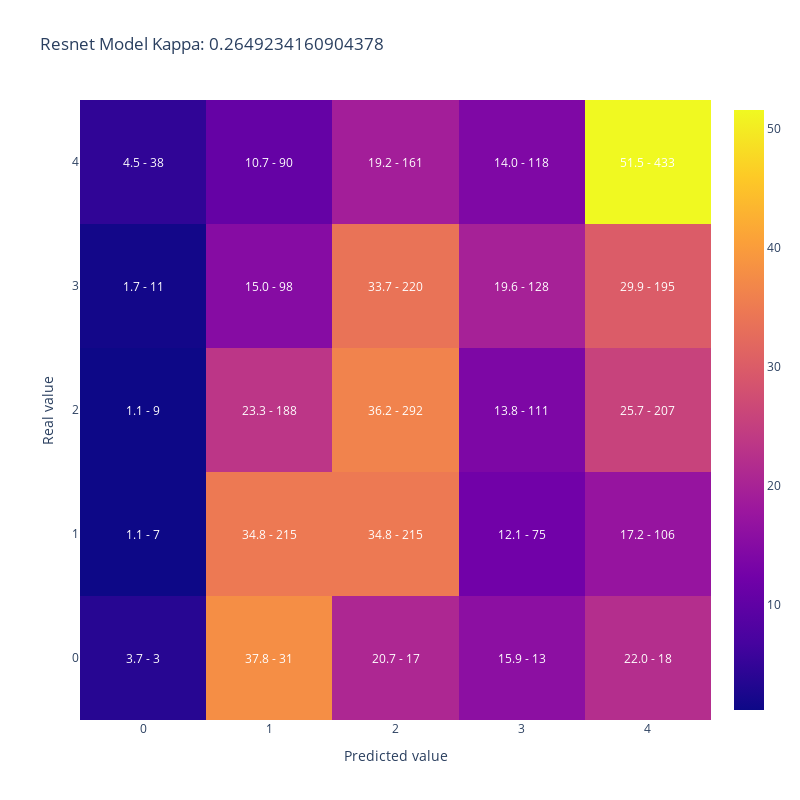

Notebook code for this chart:
### Code cell
plot_confusion_matrix(merged_datasets['AdoptionSpeed'],
                      merged_datasets['resnet_pred'], 
                    title = 'Resnet Model Kappa: ' + str(cohen_kappa_score(merged_datasets['AdoptionSpeed'],
                                                                    merged_datasets['resnet_pred'], 
                                                                    weights='quadratic')))

### Figure 1 — Plotly figure (JSON) as saved in the notebook; plotly's stock layout.template omitted (floating-point values rounded to 4 significant figures)
{"data": [{"type": "heatmap", "x": [0, 1, 2, 3, 4], "y": [0, 1, 2, 3, 4], "z": [[3.659, 37.8, 20.73, 15.85, 21.95], [1.133, 34.79, 34.79, 12.14, 17.15], [1.115, 23.3, 36.18, 13.75, 25.65], [1.687, 15.03, 33.74, 19.63, 29.91], [4.524, 10.71, 19.17, 14.05, 51.55]]}], "layout": {"annotations": [{"font": {"color": "white"}, "showarrow": false, "text": "3.7 - 3", "x": 0, "xref": "x", "y": 0, "yref": "y"}, {"font": {"color": "white"}, "showarrow": false, "text": "37.8 - 31", "x": 1, "xref": "x", "y": 0, "yref": "y"}, {"font": {"color": "white"}, "showarrow": false, "text": "20.7 - 17", "x": 2, "xref": "x", "y": 0, "yref": "y"}, {"font": {"color": "white"}, "showarrow": false, "text": "15.9 - 13", "x": 3, "xref": "x", "y": 0, "yref": "y"}, {"font": {"color": "white"}, "showarrow": false, "text": "22.0 - 18", "x": 4, "xref": "x", "y": 0, "yref": "y"}, {"font": {"color": "white"}, "showarrow": false, "text": "1.1 - 7", "x": 0, "xref": "x", "y": 1, "yref": "y"}, {"font": {"color": "white"}, "showarrow": false, "text": "34.8 - 215", "x": 1, "xref": "x", "y": 1, "yref": "y"}, {"font": {"color": "white"}, "showarrow": false, "text": "34.8 - 215", "x": 2, "xref": "x", "y": 1, "yref": "y"}, {"font": {"color": "white"}, "showarrow": false, "text": "12.1 - 75", "x": 3, "xref": "x", "y": 1, "yref": "y"}, {"font": {"color": "white"}, "showarrow": false, "text": "17.2 - 106", "x": 4, "xref": "x", "y": 1, "yref": "y"}, {"font": {"color": "white"}, "showarrow": false, "text": "1.1 - 9", "x": 0, "xref": "x", "y": 2, "yref": "y"}, {"font": {"color": "white"}, "showarrow": false, "text": "23.3 - 188", "x": 1, "xref": "x", "y": 2, "yref": "y"}, {"font": {"color": "white"}, "showarrow": false, "text": "36.2 - 292", "x": 2, "xref": "x", "y": 2, "yref": "y"}, {"font": {"color": "white"}, "showarrow": false, "text": "13.8 - 111", "x": 3, "xref": "x", "y": 2, "yref": "y"}, {"font": {"color": "white"}, "showarrow": false, "text": "25.7 - 207", "x": 4, "xref": "x", "y": 2, "yref": "y"}, {"font": {"color": "white"}, "showarrow": false, "text": "1.7 - 11", "x": 0, "xref": "x", "y": 3, "yref": "y"}, {"font": {"color": "white"}, "showarrow": false, "text": "15.0 - 98", "x": 1, "xref": "x", "y": 3, "yref": "y"}, {"font": {"color": "white"}, "showarrow": false, "text": "33.7 - 220", "x": 2, "xref": "x", "y": 3, "yref": "y"}, {"font": {"color": "white"}, "showarrow": false, "text": "19.6 - 128", "x": 3, "xref": "x", "y": 3, "yref": "y"}, {"font": {"color": "white"}, "showarrow": false, "text": "29.9 - 195", "x": 4, "xref": "x", "y": 3, "yref": "y"}, {"font": {"color": "white"}, "showarrow": false, "text": "4.5 - 38", "x": 0, "xref": "x", "y": 4, "yref": "y"}, {"font": {"color": "white"}, "showarrow": false, "text": "10.7 - 90", "x": 1, "xref": "x", "y": 4, "yref": "y"}, {"font": {"color": "white"}, "showarrow": false, "text": "19.2 - 161", "x": 2, "xref": "x", "y": 4, "yref": "y"}, {"font": {"color": "white"}, "showarrow": false, "text": "14.0 - 118", "x": 3, "xref": "x", "y": 4, "yref": "y"}, {"font": {"color": "white"}, "showarrow": false, "text": "51.5 - 433", "x": 4, "xref": "x", "y": 4, "yref": "y"}], "height": 800, "title": {"text": "Resnet Model Kappa: 0.2649234160904378"}, "width": 800, "xaxis": {"title": {"text": "Predicted value"}}, "yaxis": {"title": {"text": "Real value"}}}}
